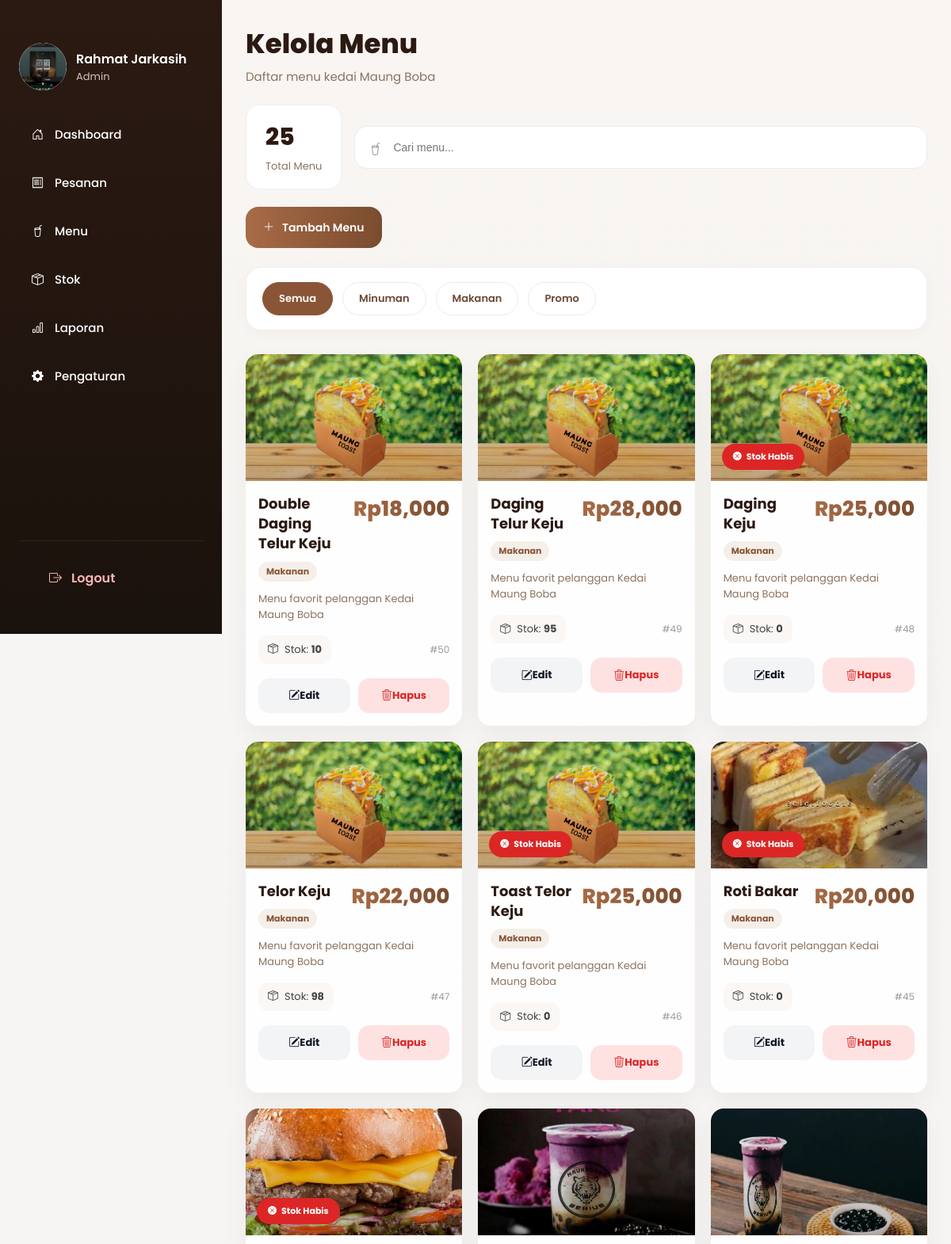
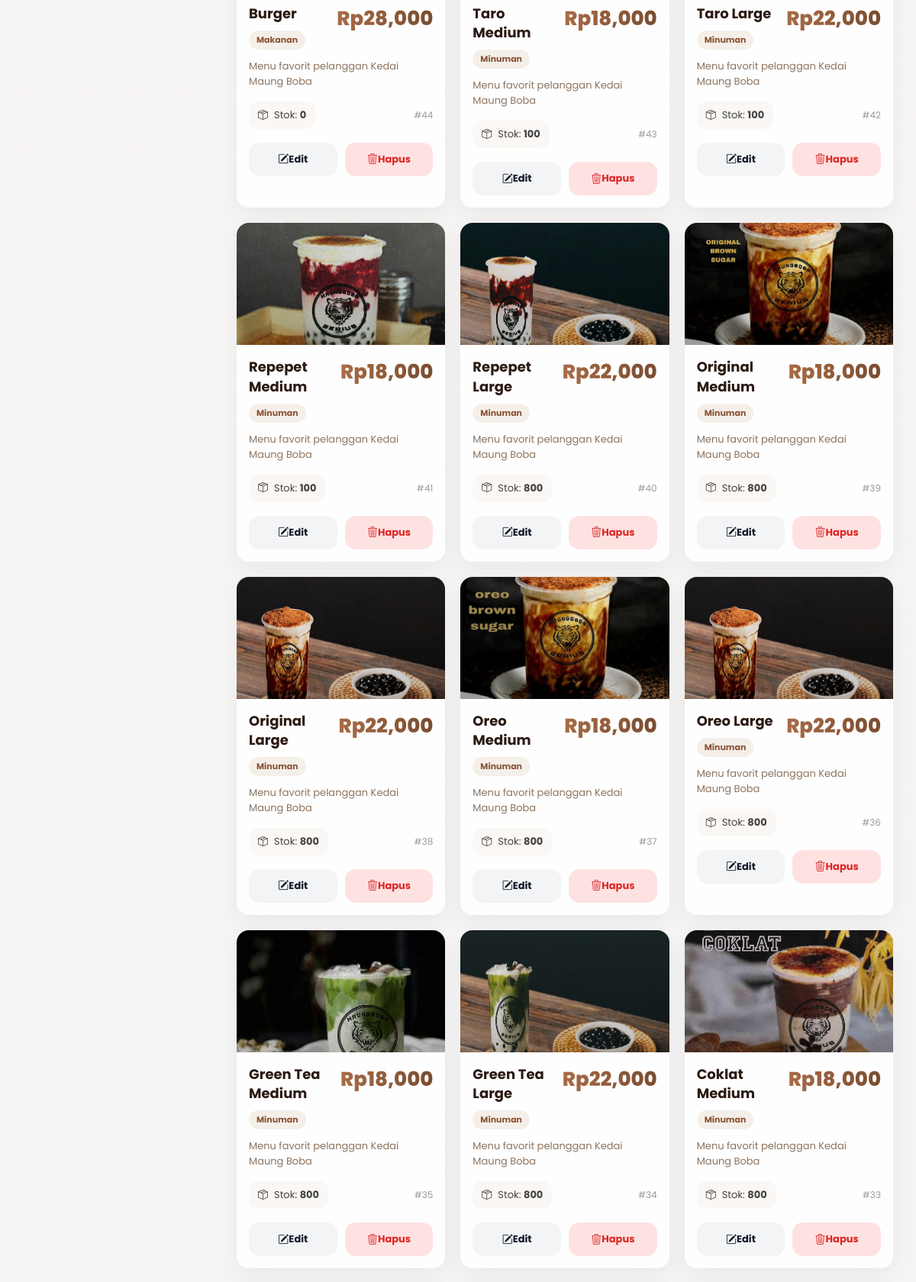
Page /admin/menu.php?success=1 (signed in, upper part) on the committed database (2 pictures, top to bottom).
### tables this page shows
CREATE TABLE `users` (
  `id_user` int(11) NOT NULL,
  `username` varchar(100) DEFAULT NULL,
  `password` varchar(255) DEFAULT NULL,
  `nama_lengkap` varchar(100) DEFAULT NULL,
  `role` enum('admin') DEFAULT NULL,
  `foto` varchar(255) DEFAULT 'default.png'
);

CREATE TABLE `menu` (
  `id_menu` int(11) NOT NULL,
  `id_kategori` int(11) DEFAULT NULL,
  `nama_menu` varchar(100) DEFAULT NULL,
  `harga` int(11) DEFAULT NULL,
  `deskripsi` text DEFAULT NULL,
  `gambar` varchar(255) DEFAULT NULL,
  `status` enum('tersedia','habis') DEFAULT NULL,
  `stok` int(11) DEFAULT 0
);

CREATE TABLE `kategori` (
  `id_kategori` int(11) NOT NULL,
  `nama_kategori` varchar(100) DEFAULT NULL
);

### admin/menu.php (the view, shortened to what this page needs)
<?php
require_once __DIR__ . '/../config/koneksi.php';
$kategori =
mysqli_real_escape_string(
$conn,
$_GET['kategori'] ?? 'semua'
);
$where = "1";
$menu = mysqli_query($conn,"
SELECT *
FROM menu
JOIN kategori
ON menu.id_kategori = kategori.id_kategori
WHERE $where
ORDER BY id_menu DESC
");
?>
<!DOCTYPE html>
<html lang="id">
<head>
<link
href="https://cdn.jsdelivr.net/npm/bootstrap-icons@1.11.3/font/bootstrap-icons.min.css"
rel="stylesheet">
<link
rel="stylesheet"
href="../assets/css/admin.css">
</head>
<body>
<div class="main-content">
<?php include 'layout/sidebar.php'; ?>
<div class="welcome-box">
<h2>Kelola Menu</h2>
<p>
Daftar menu kedai Maung Boba
</p>
</div>
<div class="menu-info-bar">
<div class="menu-total">
<h3>
<?php echo mysqli_num_rows($menu); ?>
</h3>
<p>Total Menu</p>
</div>
<div class="menu-search">
<i class="bi bi-cup-straw"></i>
<input
type="text"
id="searchMenu"
placeholder="Cari menu...">
</div>
</div>
<div class="menu-top-action">
<a
href="tambah_menu.php"
class="add-menu-btn">
<i class="bi bi-plus-lg"></i>
Tambah Menu
</a>
</div>
<div class="stock-filter-card">
<div class="filter-tabs">
<a
href="?kategori=semua"
class="<?php
echo $kategori == 'semua'
? 'active-filter'
: '';
?>">
Semua
</a>
<a
href="?kategori=Minuman"
class="<?php
echo $kategori == 'Minuman'
? 'active-filter'
: '';
?>">
Minuman
</a>
<a
href="?kategori=Makanan"
class="<?php
echo $kategori == 'Makanan'
? 'active-filter'
: '';
?>">
Makanan
</a>
<a
href="?kategori=Promo"
class="<?php
echo $kategori == 'Promo'
? 'active-filter'
: '';
?>">
Promo
</a>
</div>
</div>
<div class="menu-grid" id="menuGrid">
<?php if(mysqli_num_rows($menu) > 0){ ?>
<?php while($m = mysqli_fetch_array($menu)){ ?>
<div
class="menu-card menu-item"
data-name="<?php echo strtolower($m['nama_menu']); ?>">
<div class="menu-image">
<img
src="../assets/img/<?php echo $m['gambar']; ?>"
alt="<?php echo $m['nama_menu']; ?>"
onerror="this.src='../assets/img/no-image.png'">
<div class="menu-overlay"></div>
<?php if($m['stok'] <= 0){ ?>
<div class="menu-alert out">
<i class="bi bi-x-circle-fill"></i>
Stok Habis
</div>
<?php } ?>
</div>
<div class="menu-body">
<div class="menu-header">
<div>
<h4>
<?php echo $m['nama_menu']; ?>
</h4>
<span class="menu-category-badge">
<?php echo $m['nama_kategori']; ?>
</span>
</div>
<div class="menu-price">
Rp<?php
echo number_format($m['harga']);
?>
</div>
</div>
<p class="menu-desc">
Menu favorit pelanggan Kedai Maung Boba
</p>
<div class="menu-stock-row">
<div class="stock-info">
<i class="bi bi-box-seam"></i>
<span>
Stok:
<b><?php echo $m['stok']; ?></b>
</span>
</div>
<div class="menu-id">
#<?php echo $m['id_menu']; ?>
</div>
</div>
<div class="menu-action">
<a
href="edit_menu.php?id=<?php echo $m['id_menu']; ?>"
class="btn-edit-menu">
<i class="bi bi-pencil-square"></i>
Edit
</a>
<a
href="../process/hapus_menu.php?id=<?php echo $m['id_menu']; ?>"
class="btn-delete-menu btn-hapus">
<i class="bi bi-trash3"></i>
Hapus
</a>
</div>
</div>
</div>
<?php } ?>
<?php } ?>
</div>
</div>
</body>
</html>

### admin/layout/sidebar.php (shortened to what this page needs)
<?php
require_once __DIR__ . '/../../config/koneksi.php';
$id_user = $_SESSION['id_user'];
$userLogin = mysqli_fetch_assoc(
    mysqli_query(
        $conn,
        "SELECT * FROM users WHERE id_user='$id_user'"
    )
);
?>
<div class="sidebar" id="sidebar">
   <div class="sidebar-profile">
<div class="profile-image">
    <?php if(!empty($userLogin['foto'])){ ?>
        <img
            src="../assets/uploads/profil/<?= $userLogin['foto']; ?>"
            alt="Foto Profil"
            style="
                width:100%;
                height:100%;
                object-fit:cover;
                border-radius:50%;
            "
        >
    <?php } else { ?>
        <i class="bi bi-person-fill"></i>
    <?php } ?>
</div>
<div class="profile-info">
    <h4><?= $userLogin['nama_lengkap']; ?></h4>
    <p><?= ucfirst($userLogin['role']); ?></p>
</div>
</div>
    <ul class="sidebar-menu">
        <li>
            <a href="index.php">
                <i class="bi bi-house-door"></i>
                Dashboard
            </a>
        </li>
        <li>
            <a href="pesanan.php">
                <i class="bi bi-receipt"></i>
                Pesanan
            </a>
        </li>
        <li>
            <a href="menu.php">
                <i class="bi bi-cup-straw"></i>
                Menu
            </a>
        </li>
        <li>
            <a href="stok.php">
                <i class="bi bi-box-seam"></i>
                Stok
            </a>
        </li>
        <li>
            <a href="laporan.php">
                <i class="bi bi-bar-chart"></i>
                Laporan
            </a>
        </li>
        <li>
            <a href="pengaturan.php">
                <i class="bi bi-gear-fill"></i>
                Pengaturan
            </a>
        </li>
    </ul>
    <div class="sidebar-footer">
        <a href="logout.php" class="logout-btn" id="btnLogout">
            <i class="bi bi-box-arrow-right"></i>
            Logout
        </a>
    </div>
</div>

### rows in the picture
users: foto (picture), nama_lengkap "Rahmat Jarkasih", role "Admin"
menu: gambar (picture), nama_menu "Double Daging Telur Keju", id_kategori.nama_kategori "Makanan", harga "18,000", stok "10", id_menu "50"
menu: gambar (picture), nama_menu "Daging Telur Keju", id_kategori.nama_kategori "Makanan", harga "28,000", stok "95", id_menu "49"
menu: gambar (picture), shows "Stok Habis", nama_menu "Daging Keju", id_kategori.nama_kategori "Makanan", harga "25,000", stok "0", id_menu "48"
menu: gambar (picture), nama_menu "Telor Keju", id_kategori.nama_kategori "Makanan", harga "22,000", stok "98", id_menu "47"
menu: gambar (picture), shows "Stok Habis", nama_menu "Toast Telor Keju", id_kategori.nama_kategori "Makanan", harga "25,000", stok "0", id_menu "46"
menu: gambar (picture), shows "Stok Habis", nama_menu "Roti Bakar", id_kategori.nama_kategori "Makanan", harga "20,000", stok "0", id_menu "45"
menu: gambar (picture), shows "Stok Habis", nama_menu "Burger", id_kategori.nama_kategori "Makanan", harga "28,000", stok "0", id_menu "44"
menu: gambar (picture), nama_menu "Taro Medium", id_kategori.nama_kategori "Minuman", harga "18,000", stok "100", id_menu "43"
menu: gambar (picture), nama_menu "Taro Large", id_kategori.nama_kategori "Minuman", harga "22,000", stok "100", id_menu "42"
menu: gambar (picture), nama_menu "Repepet Medium", id_kategori.nama_kategori "Minuman", harga "18,000", stok "100", id_menu "41"
menu: gambar (picture), nama_menu "Repepet Large", id_kategori.nama_kategori "Minuman", harga "22,000", stok "800", id_menu "40"
menu: gambar (picture), nama_menu "Original Medium", id_kategori.nama_kategori "Minuman", harga "18,000", stok "800", id_menu "39"
menu: gambar (picture), nama_menu "Original Large", id_kategori.nama_kategori "Minuman", harga "22,000", stok "800", id_menu "38"
menu: gambar (picture), nama_menu "Oreo Medium", id_kategori.nama_kategori "Minuman", harga "18,000", stok "800", id_menu "37"
menu: gambar (picture), nama_menu "Oreo Large", id_kategori.nama_kategori "Minuman", harga "22,000", stok "800", id_menu "36"
menu: gambar (picture), nama_menu "Green Tea Medium", id_kategori.nama_kategori "Minuman", harga "18,000", stok "800", id_menu "35"
menu: gambar (picture), nama_menu "Green Tea Large", id_kategori.nama_kategori "Minuman", harga "22,000", stok "800", id_menu "34"
menu: gambar (picture), nama_menu "Coklat Medium", id_kategori.nama_kategori "Minuman", harga "18,000", stok "800", id_menu "33"

### other values in the picture
mysqli_num_rows($menu) "25"
